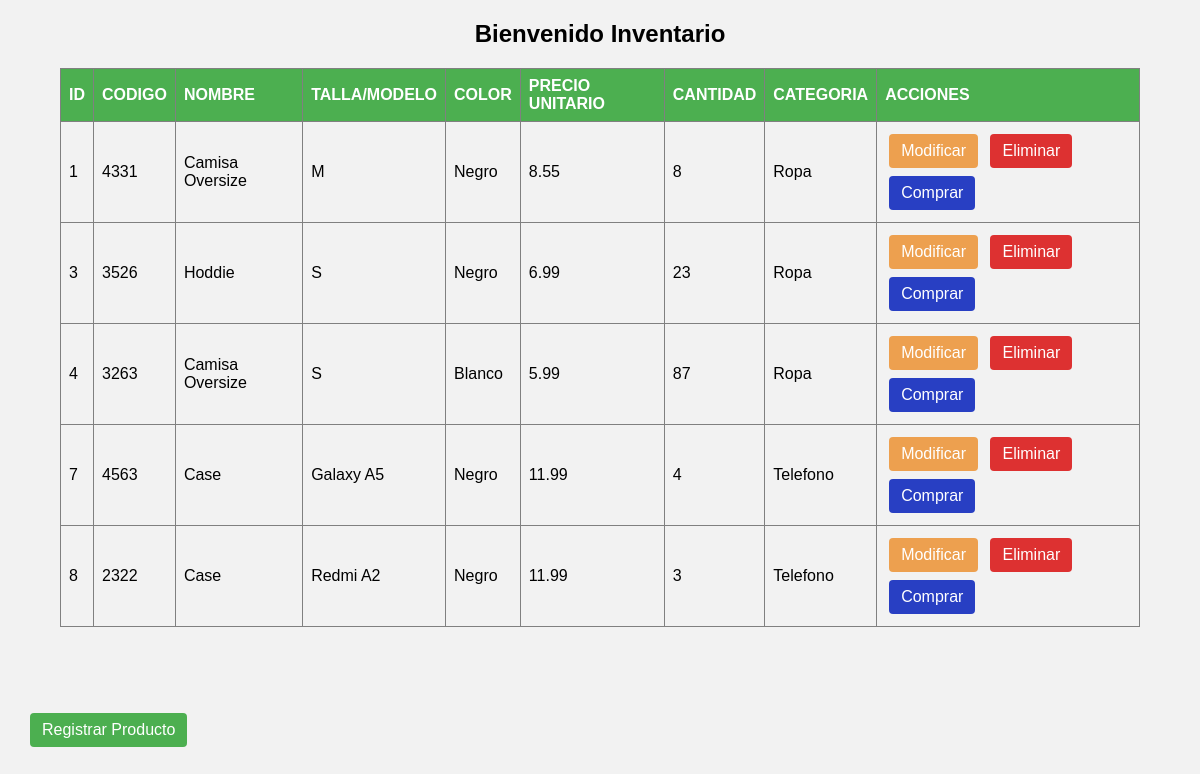
The page / on the database its author committed.
### tables this page shows
CREATE TABLE `inventario` (
  `id` int(8) NOT NULL,
  `codigo` int(4) NOT NULL,
  `nombre` varchar(50) NOT NULL,
  `talla_modelo` varchar(15) NOT NULL,
  `color` varchar(15) NOT NULL,
  `precio_unitario` double NOT NULL,
  `cantidad` int(8) NOT NULL,
  `categoria` varchar(20) NOT NULL
);

### bd/bd.php (called while the page is built, shortened)
<?php
class ConexionaBD{
    private $server;
    private $usuario;
    private $password;
    private $db;
    public function __construct($server, $usuario, $password, $db){
        $this->server = $server;
        $this->usuario = $usuario;
        $this->password = $password;
        $this->db = $db;
    }
    public function conectar(){
        $this->conexion = new mysqli($this->server, $this->usuario, $this->password, $this->db);
    }
}
$conexion = new ConexionaBD('localhost', 'root', '', 'tienda');
?>

### conexion.php (called while the page is built, shortened)
<?php
include_once('bd/bd.php');
class registrar{
    public $conexion;
    public function __construct($conexion){
        $this->conexion = $conexion;
    }
    public function select(){
        $consultaSelect = "SELECT * FROM inventario";
        $ejecutar_consulta = $this->conexion->conexion->query($consultaSelect);
        return $ejecutar_consulta->fetch_all(MYSQLI_ASSOC);
    }
}
$gestion = new registrar($conexion);
?>

### index.php (the view, shortened to what this page needs)
<!DOCTYPE html>
<html lang="en">
<head>
    <link rel="stylesheet" href="css/style.css">
</head>
<body>
<h2>Bienvenido Inventario</h2>
<table border="1">
    <tr>
        <th>ID</th>
        <th>CODIGO</th>
        <th>NOMBRE</th>
        <th>TALLA/MODELO</th>
        <th>COLOR</th>
        <th>PRECIO UNITARIO</th>
        <th>CANTIDAD</th>
        <th>CATEGORIA</th>
        <th>ACCIONES</th>
    </tr>
    <?php
    include_once('conexion.php');
    $registros = $gestion->select();
    foreach($registros as $filas){
        echo "<tr>";
            echo "<td>".$filas['id']."</td>";
            echo "<td>".$filas['codigo']."</td>";
            echo"<td>".$filas['nombre']. "</td>";
            echo"<td>".$filas['talla_modelo']. "</td>";
            echo"<td>".$filas['color']. "</td>";
            echo"<td>".$filas['precio_unitario']. "</td>";
            echo"<td>".$filas['cantidad']. "</td>";
            echo"<td>".$filas['categoria']. "</td>";
            echo "<td > <a href='modificar.php?id=".$filas['id']."' class='btn1'>Modificar</a>
            <a href ='conexion.php?iddelete=".$filas['id']."&banderaE=3' class='btn2'>Eliminar</a>
            <a href='venta.php?id=".$filas['id']."' class='btn3' >Comprar</a>
            </td>";
    }
    ?>
</table>
<br><br>
<a href="registrar.php" class='btn'>Registrar Producto</a>
</body>
</html>

### css/style.css (style rules this page uses)
body { font-family: Arial, sans-serif; margin: 0; padding: 0; background-color: #f2f2f2; }
h2 { text-align: center; }
table { width: 90%; border-collapse: collapse; margin: 20px auto; }
table th, table td { padding: 8px; text-align: left; }
table th { background-color: #4CAF50; color: white; }
table tr:nth-child(even) { background-color: #f2f2f2; }
.btn { display: inline-block; padding: 8px 12px; margin: 30px; text-decoration: none; color: #fff; background-color: #4CAF50; border: none; border-radius: 4px; cursor: pointer; }
.btn1 { display: inline-block; padding: 8px 12px; margin: 4px; text-decoration: none; color: #fff; background-color: #eda04f; border: none; border-radius: 4px; cursor: pointer; }
.btn2 { display: inline-block; padding: 8px 12px; margin: 4px; text-decoration: none; color: #fff; background-color: #dd3131; border: none; border-radius: 4px; cursor: pointer; }
.btn3 { display: inline-block; padding: 8px 12px; margin: 4px; text-decoration: none; color: #fff; background-color: #283fc3; border: none; border-radius: 4px; cursor: pointer; }

### rows shown on the page
inventario: id "1", codigo "4331", nombre "Camisa Oversize", talla_modelo "M", color "Negro", precio_unitario "8.55", cantidad "8", categoria "Ropa"
inventario: id "3", codigo "3526", nombre "Hoddie", talla_modelo "S", color "Negro", precio_unitario "6.99", cantidad "23", categoria "Ropa"
inventario: id "4", codigo "3263", nombre "Camisa Oversize", talla_modelo "S", color "Blanco", precio_unitario "5.99", cantidad "87", categoria "Ropa"
inventario: id "7", codigo "4563", nombre "Case", talla_modelo "Galaxy A5", color "Negro", precio_unitario "11.99", cantidad "4", categoria "Telefono"
inventario: id "8", codigo "2322", nombre "Case", talla_modelo "Redmi A2", color "Negro", precio_unitario "11.99", cantidad "3", categoria "Telefono"
